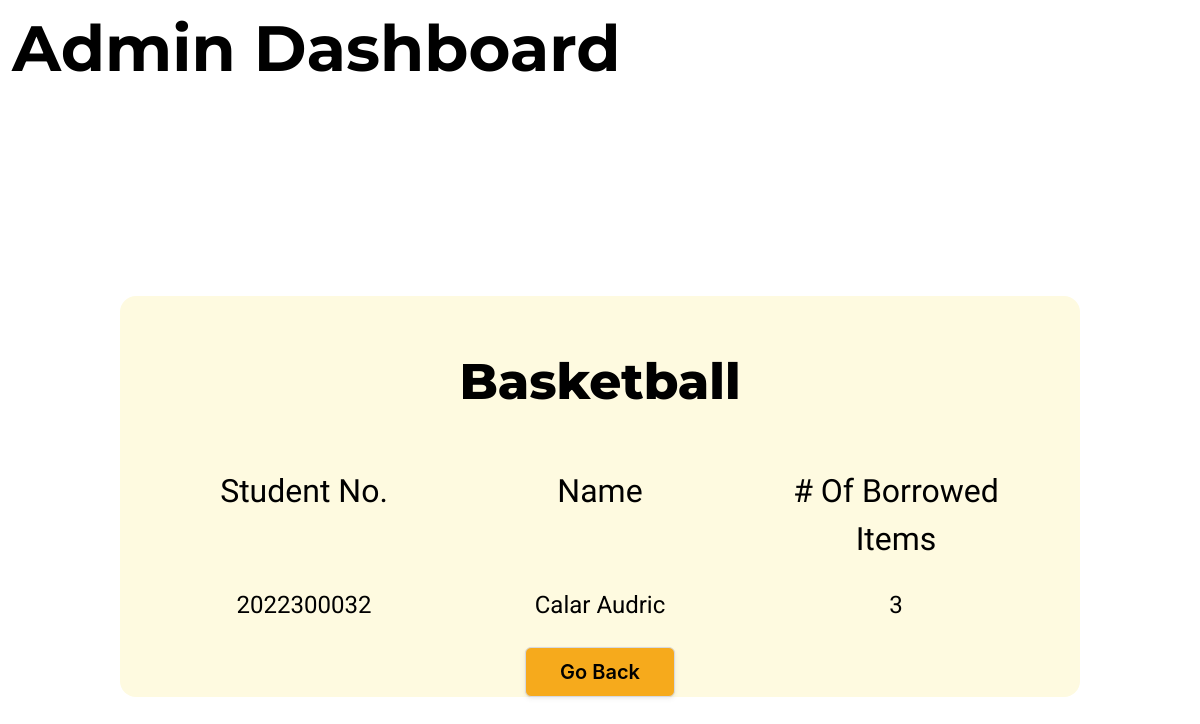
/admin-equipment-details/get/Basketball (signed in), run on the app's committed database.
### main/models.py (models this page shows, shortened)
class ItemRequest(models.Model):
    id = models.AutoField(primary_key=True)
    equipment_name = models.CharField(max_length=255)
    quantity = models.IntegerField(blank=True, null=True)
    id_student_borrow = models.ForeignKey(StudentBorrow, on_delete=models.CASCADE)

class StudentBorrow(models.Model):
    id =models.AutoField(primary_key=True)
    student_no = models.IntegerField()
    first_name = models.CharField(max_length=255)
    last_name = models.CharField(max_length=255)
    code_request = models.CharField(max_length=20, blank=True, null=True)
    request_status = models.CharField(max_length=50, choices=REQUESTAPPROVE.choices, default=REQUESTAPPROVE.PENDING)

### main/views.py (the view)
# urls.py: path("admin-equipment-details/get/<str:get_equipment_name>", views.admin_equipment_details_invdiv, name ="admin_equipment_details_invdiv"),
@login_required
def admin_equipment_details_invdiv(request,get_equipment_name):
    get_specific_items = ItemRequest.objects.filter(equipment_name= get_equipment_name,id_student_borrow__request_status = REQUESTAPPROVE.APPROVE)
    context ={
        "items":get_specific_items,
        "equipment_name": get_equipment_name
    }
    return render(request,"main/administration_SBCA/admin_equipment_details_indiv.html", context)

### main/templates/main/administration_SBCA/admin_equipment_details_indiv.html (shortened to what this page needs)
{% extends './admin_base.html' %}
    {% block content %}
    <div class="container has-text-centered sty-bkg-container-indiv px-6 pt-6">
      <h1
        class="sty-base-header-littler-big-fz sty-base-montserrat-fm mb-6 sty-header-indiv"
      >
        {{ equipment_name }}
      </h1>
      <div class="columns">
        <div class="column">
          <h1 class="sty-basesubheader-fz sty-base-hind-fm sty-content-indiv">
            Student No.
          </h1>
        </div>
        <div class="column">
          <h1 class="sty-basesubheader-fz sty-base-hind-fm sty-content-indiv">
            Name
          </h1>
        </div>
        <div class="column">
          <h1 class="sty-basesubheader-fz sty-base-hind-fm sty-content-indiv">
            # Of Borrowed Items
          </h1>
        </div>
      </div>
      {% if items %} {% for item in items %}
      <div class="columns">
        <div class="column">
          <h1 class="sty-base-small-fz sty-base-roboto-fm sty-content-indiv">
            {{ item.id_student_borrow.student_no }}
          </h1>
        </div>
        <div class="column">
          <h1 class="sty-base-small-fz sty-base-roboto-fm sty-content-indiv">{{ item.id_student_borrow.first_name }} {{ item.id_student_borrow.last_name }}</h1>
        </div>
        <div class="column">
          <h1 class="sty-base-small-fz sty-base-roboto-fm sty-content-indiv">
            {{ item.quantity }}
          </h1>
        </div>
      </div>
      {% endfor %} {% else %}
      <h1 class="sty-base-small-fz sty-base-roboto-fm sty-content-indiv">
        --- No items has been borrowed ---
      </h1>
      {% endif %}
      <a
        class="button sty-btn-back-indiv"
        href="{% url 'main:admin_equipment_details' %}"
        >Go Back</a
      >
    </div>
    {% endblock content %}

### data on the page
ItemRequest: equipment_name "Basketball", id_student_borrow.student_no "2022300032", id_student_borrow.first_name "Calar", id_student_borrow.last_name "Audric", quantity "3"
